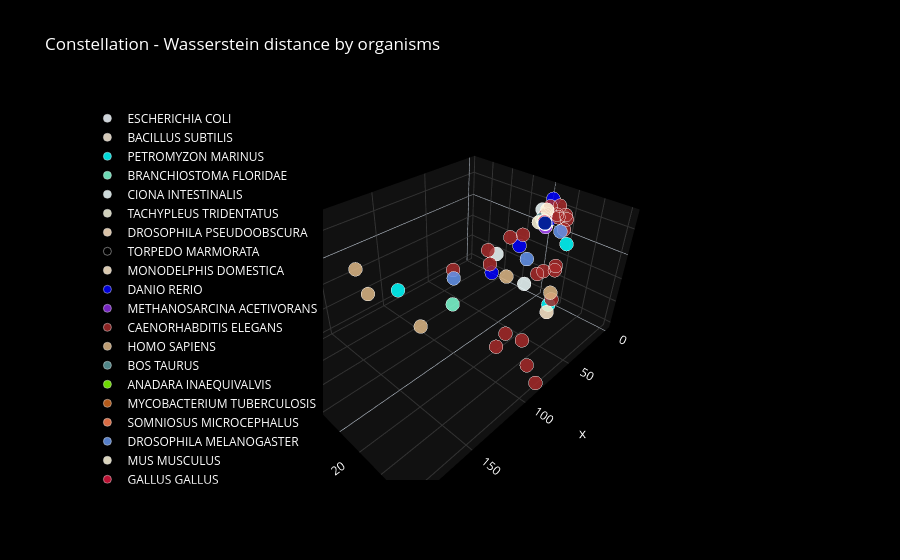

The notebook cell saved with this chart:
### Markdown cell above
#### B. Representation

### Code cell
constellation_representation(style_organism, organism, labels, title = 'Constellation - Wasserstein distance by organisms', save = True, save_as='Protein constellation - Organisms')

### Figure 1 — Plotly figure (JSON) as saved in the notebook; plotly's stock layout.template omitted (floating-point values rounded to 4 significant figures)
{"data": [{"hovertemplate": "<b>%{text}</b><br>x=%{x:.2f}, y=%{y:.2f}, z=%{z:.2f}<extra></extra>", "marker": {"color": "aliceblue", "line": {"color": "white", "width": 0.5}, "opacity": 0.85, "size": 8, "symbol": "circle"}, "mode": "markers", "name": "ESCHERICHIA COLI", "text": ["FHb", "Cytochrome b562"], "textfont": {"color": ["lightgray", "lightgray"], "size": 12}, "textposition": "top center", "type": "scatter3d", "x": [2.784, 1.445], "y": [0.3752, 0.5324], "z": [5.714, 3.045]}, {"hovertemplate": "<b>%{text}</b><br>x=%{x:.2f}, y=%{y:.2f}, z=%{z:.2f}<extra></extra>", "marker": {"color": "antiquewhite", "line": {"color": "white", "width": 0.5}, "opacity": 0.85, "size": 8, "symbol": "circle"}, "mode": "markers", "name": "BACILLUS SUBTILIS", "text": ["HemAT"], "textfont": {"color": ["lightgray"], "size": 12}, "textposition": "top center", "type": "scatter3d", "x": [3.426], "y": [1.316], "z": [7.56]}, {"hovertemplate": "<b>%{text}</b><br>x=%{x:.2f}, y=%{y:.2f}, z=%{z:.2f}<extra></extra>", "marker": {"color": "aqua", "line": {"color": "white", "width": 0.5}, "opacity": 0.85, "size": 8, "symbol": "circle"}, "mode": "markers", "name": "PETROMYZON MARINUS", "text": ["P02208", "A0AAJ7SV95", "P09968", "A0AAJ7T5N9", "P09967", "A0AAJ7TMY1", "Q98980", "Q9PVD5", "A0AAJ7U215", "Q9I9I3"], "textfont": {"color": ["lightgray", "lightgray", "lightgray", "lightgray", "lightgray", "lightgray", "lightgray", "lightgray", "lightgray", "lightgray"], "size": 12}, "textposition": "top center", "type": "scatter3d", "x": [2.268, 127.3, 2.26, 62.87, 2.291, 40.1, 6.226, 2.39, 2.386, 2.26], "y": [0.5761, -23.46, 0.5733, 48.93, 0.5713, 42.17, 1.394, 0.7525, 0.5613, 0.5807], "z": [4.381, -7.415, 4.339, -14.88, 4.373, 17.95, 11.66, 4.605, 4.522, 4.373]}, {"hovertemplate": "<b>%{text}</b><br>x=%{x:.2f}, y=%{y:.2f}, z=%{z:.2f}<extra></extra>", "marker": {"color": "aquamarine", "line": {"color": "white", "width": 0.5}, "opacity": 0.85, "size": 8, "symbol": "circle"}, "mode": "markers", "name": "BRANCHIOSTOMA FLORIDAE", "text": ["F2Q9W9", "F2Q9X1", "Q17134", "F2Q9W6", "F2Q9Y0", "F2Q9X6", "C3Y097", "C3YWU0", "F2Q9X8", "F2Q9X7", "F2Q9W8", "F2Q9X0", "F2Q9W7", "F2Q9X5", "F2Q9X2", "F2Q9X3", "O47431", "F2Q9X4"], "textfont": {"color": ["lightgray", "lightgray", "lightgray", "lightgray", "lightgray", "lightgray", "lightgray", "lightgray", "lightgray", "lightgray", "lightgray", "lightgray", "lightgray", "lightgray", "lightgray", "lightgray", "lightgray", "lightgray"], "size": 12}, "textposition": "top center", "type": "scatter3d", "x": [2.215, 2.246, 99.16, 2.427, 2.089, 2.12, 2.787, 4.95, 2.636, 13.51, 1.825, 2.377, 2.447, 2.105, 2.085, 2.179, 4.441, 2.376], "y": [0.5059, 0.952, -1.652, 0.5435, 0.4995, 0.5162, 0.4262, 0.7075, 0.2775, 21.84, -0.01947, 0.5497, 0.5023, 0.5112, 0.5514, 0.428, 0.4845, 0.4676], "z": [3.936, 6.053, -22.15, 4.418, 3.953, 4.089, 4.907, 8.305, 4.609, 21.13, 4.206, 4.394, 4.576, 3.96, 3.967, 4.288, 7.577, 4.484]}, {"hovertemplate": "<b>%{text}</b><br>x=%{x:.2f}, y=%{y:.2f}, z=%{z:.2f}<extra></extra>", "marker": {"color": "azure", "line": {"color": "white", "width": 0.5}, "opacity": 0.85, "size": 8, "symbol": "circle"}, "mode": "markers", "name": "CIONA INTESTINALIS", "text": ["Q9NL48", "F6U472", "P61802", "Q70PH6", "Q70T63", "Q4H3K6", "Q70T64", "Q70T62"], "textfont": {"color": ["lightgray", "lightgray", "lightgray", "lightgray", "lightgray", "lightgray", "lightgray", "lightgray"], "size": 12}, "textposition": "top center", "type": "scatter3d", "x": [9.945, 3.325, 75.52, 6.992, 2.468, 75.19, 2.409, 2.438], "y": [1.853, 0.7478, 37.31, 5.631, 0.5421, 13.77, 0.5327, 0.5726], "z": [18.49, 6.274, 1.965, 20.33, 4.574, 13.41, 4.531, 4.527]}, {"hovertemplate": "<b>%{text}</b><br>x=%{x:.2f}, y=%{y:.2f}, z=%{z:.2f}<extra></extra>", "marker": {"color": "beige", "line": {"color": "white", "width": 0.5}, "opacity": 0.85, "size": 8, "symbol": "circle"}, "mode": "markers", "name": "TACHYPLEUS TRIDENTATUS", "text": ["GbE"], "textfont": {"color": ["lightgray"], "size": 12}, "textposition": "top center", "type": "scatter3d", "x": [1.602], "y": [0.4867], "z": [3.165]}, {"hovertemplate": "<b>%{text}</b><br>x=%{x:.2f}, y=%{y:.2f}, z=%{z:.2f}<extra></extra>", "marker": {"color": "bisque", "line": {"color": "white", "width": 0.5}, "opacity": 0.85, "size": 8, "symbol": "circle"}, "mode": "markers", "name": "DROSOPHILA PSEUDOOBSCURA", "text": ["Q3MQ62"], "textfont": {"color": ["lightgray"], "size": 12}, "textposition": "top center", "type": "scatter3d", "x": [2.213], "y": [0.5558], "z": [4.195]}, {"hovertemplate": "<b>%{text}</b><br>x=%{x:.2f}, y=%{y:.2f}, z=%{z:.2f}<extra></extra>", "marker": {"color": "black", "line": {"color": "white", "width": 0.5}, "opacity": 0.85, "size": 8, "symbol": "circle"}, "mode": "markers", "name": "TORPEDO MARMORATA", "text": ["P20245", "P20244"], "textfont": {"color": ["lightgray", "lightgray"], "size": 12}, "textposition": "top center", "type": "scatter3d", "x": [2.178, 2.199], "y": [0.5883, 0.5945], "z": [4.173, 4.252]}, {"hovertemplate": "<b>%{text}</b><br>x=%{x:.2f}, y=%{y:.2f}, z=%{z:.2f}<extra></extra>", "marker": {"color": "blanchedalmond", "line": {"color": "white", "width": 0.5}, "opacity": 0.85, "size": 8, "symbol": "circle"}, "mode": "markers", "name": "MONODELPHIS DOMESTICA", "text": ["Q9GL60", "P48798", "P49141", "Q95J88", "Q3KN63", "F6WYU4", "F7GH03", "Q8HY34", "F6WII6", "F6YMJ4", "F6YXK6"], "textfont": {"color": ["lightgray", "lightgray", "lightgray", "lightgray", "lightgray", "lightgray", "lightgray", "lightgray", "lightgray", "lightgray", "lightgray"], "size": 12}, "textposition": "top center", "type": "scatter3d", "x": [2.822, 2.912, 1.774, 2.445, 2.109, 2.175, 2.189, 2.113, 2.181, 2.092, 69.49], "y": [0.5417, 2.034, 0.5093, 0.6995, 0.5093, 0.6261, 0.6184, 0.6164, 0.6469, 0.5955, 52.42], "z": [5.37, 2.178, 3.542, 7.062, 3.678, 4.213, 4.17, 4.01, 4.175, 3.89, -15.27]}, {"hovertemplate": "<b>%{text}</b><br>x=%{x:.2f}, y=%{y:.2f}, z=%{z:.2f}<extra></extra>", "marker": {"color": "blue", "line": {"color": "white", "width": 0.5}, "opacity": 0.85, "size": 8, "symbol": "circle"}, "mode": "markers", "name": "DANIO RERIO", "text": ["GbX", "Q90YJ2", "A3KNI8", "Q90486", "Q2WG80", "Q575S8", "Q2XNF5", "Q8UUR3", "Q90487", "Q9DDJ0", "P0DM64", "Q6VN46", "Q90485", "O93548", "Q90259", "O42145", "Q7ZT21"], "textfont": {"color": ["lightgray", "lightgray", "lightgray", "lightgray", "lightgray", "lightgray", "lightgray", "lightgray", "lightgray", "lightgray", "lightgray", "lightgray", "lightgray", "lightgray", "lightgray", "lightgray", "lightgray"], "size": 12}, "textposition": "top center", "type": "scatter3d", "x": [13.81, 2.239, 2.427, 2.316, 3.471, 2.513, 2.552, 2.434, 2.053, 2.355, 42.64, 2.211, 2.318, 2.28, 73.81, 5.225, 2.061], "y": [11.92, 0.4542, 0.6027, 0.5783, 4.004, 0.3842, 0.5538, 0.4934, 0.642, 0.6347, 7.809, 0.5962, 0.5724, 0.5957, 9.641, -0.05514, 0.6248], "z": [31.24, 4.182, 4.604, 4.451, 8.445, 4.344, 4.657, 4.445, 3.881, 4.397, 3.805, 4.361, 4.419, 4.318, -3.22, 7.782, 3.9]}, {"hovertemplate": "<b>%{text}</b><br>x=%{x:.2f}, y=%{y:.2f}, z=%{z:.2f}<extra></extra>", "marker": {"color": "blueviolet", "line": {"color": "white", "width": 0.5}, "opacity": 0.85, "size": 8, "symbol": "circle"}, "mode": "markers", "name": "METHANOSARCINA ACETIVORANS", "text": ["Protoglobine"], "textfont": {"color": ["lightgray"], "size": 12}, "textposition": "top center", "type": "scatter3d", "x": [0], "y": [0], "z": [0]}, {"hovertemplate": "<b>%{text}</b><br>x=%{x:.2f}, y=%{y:.2f}, z=%{z:.2f}<extra></extra>", "marker": {"color": "brown", "line": {"color": "white", "width": 0.5}, "opacity": 0.85, "size": 8, "symbol": "circle"}, "mode": "markers", "name": "CAENORHABDITIS ELEGANS", "text": ["Q21618", "Q21978", "B6EU61", "O76629", "Q09240", "G5EF00", "Q9GYP4", "Q18086", "Q9U2R5", "Q20015", "D0VWM4", "Q22663", "Q19601", "Q8MPY8", "Q20638", "G5EGB6", "P30627", "Q17727", "Q09514", "O17824", "Q23117", "Q20623", "B3WFV2", "O62089", "Q9XXI2", "E1NZ07", "C1P638", "Q7YWV3", "Q7YZV1", "H9G343", "B3GWE1", "Q18311", "Q17884", "Q966A3", "A3RMS5", "A0A0K3AT43"], "textfont": {"color": ["lightgray", "lightgray", "lightgray", "lightgray", "lightgray", "lightgray", "lightgray", "lightgray", "lightgray", "lightgray", "lightgray", "lightgray", "lightgray", "lightgray", "lightgray", "lightgray", "lightgray", "lightgray", "lightgray", "lightgray", "lightgray", "lightgray", "lightgray", "lightgray", "lightgray", "lightgray", "lightgray", "lightgray", "lightgray", "lightgray", "lightgray", "lightgray", "lightgray", "lightgray", "lightgray", "lightgray"], "size": 12}, "textposition": "top center", "type": "scatter3d", "x": [96.39, 58.48, 2.586, 2.4, 13.67, 30.34, 77.34, 84.73, 31.56, 2.974, 14.97, 2.268, 52.24, 84.01, 34.81, 2.462, 2.373, 2.943, 13.79, 64.22, 2.399, 26.91, 83.39, 29.56, 2.374, 103.1, 7.273, 2.776, 59.08, 104.4, 2.815, 2.714, 85.83, 20.08, 6.349, 6.972], "y": [-4.097, 11.06, 0.5452, 0.5339, 17.81, 33.16, 8.424, 46.63, 22.84, 1.392, 18.6, 0.5607, 43.84, 60.58, 20.08, 0.6824, 0.5596, 0.5101, 16.58, 51.37, 0.5824, 32.1, 15.44, 0.6342, 0.5386, 40.43, 6.543, 0.4891, 47.59, 47.58, 0.3839, 0.386, 53.35, 27.01, 3.049, 2.412], "z": [2.89, 18.0, 4.8, 4.554, 19.1, 21.38, 14.9, -33.06, -15.41, 4.184, 28.64, 4.364, 7.655, -62.15, -17.53, 4.628, 4.671, 5.18, 20.85, -8.636, 4.605, 27.23, 10.16, 4.81, 4.487, -30.69, 21.67, 5.494, 9.159, -14.83, 4.787, 4.963, -49.84, 26.24, 14.24, 12.98]}, {"hovertemplate": "<b>%{text}</b><br>x=%{x:.2f}, y=%{y:.2f}, z=%{z:.2f}<extra></extra>", "marker": {"color": "burlywood", "line": {"color": "white", "width": 0.5}, "opacity": 0.85, "size": 8, "symbol": "circle"}, "mode": "markers", "name": "HOMO SAPIENS", "text": ["HbA (chaînes α)", "IgG domaine variable", "Cytoglobine humaine", "Neuroglobine humaine", "A0AVK6", "P69891", "Q8N7X0", "P69905", "P02100", "P02008", "Q8WY91", "Q8WWM9", "Q6B0K9", "P02042", "P68871", "P69892", "P09105", "A8MTQ0", "Q9NPG2", "P02144"], "textfont": {"color": ["lightgray", "lightgray", "lightgray", "lightgray", "lightgray", "lightgray", "lightgray", "lightgray", "lightgray", "lightgray", "lightgray", "lightgray", "lightgray", "lightgray", "lightgray", "lightgray", "lightgray", "lightgray", "lightgray", "lightgray"], "size": 12}, "textposition": "top center", "type": "scatter3d", "x": [2.125, 69.44, 2.533, 2.074, 146.7, 2.221, 148.2, 2.125, 2.213, 2.076, 124.4, 2.533, 2.145, 2.133, 2.153, 2.212, 2.17, 69.28, 2.074, 2.271], "y": [0.6324, 52.85, 0.3186, 0.4924, -28.81, 0.6258, -36.77, 0.6324, 0.6178, 0.5995, -6.115, 0.3186, 0.5538, 0.6255, 0.6242, 0.6072, 0.5543, 18.58, 0.4924, 0.5568], "z": [3.987, 0, 4.363, 3.671, -3.259, 4.259, 12.06, 3.987, 4.209, 3.883, -29.23, 4.363, 3.964, 4.086, 4.149, 4.262, 4.163, -4.292, 3.671, 4.294]}, {"hovertemplate": "<b>%{text}</b><br>x=%{x:.2f}, y=%{y:.2f}, z=%{z:.2f}<extra></extra>", "marker": {"color": "cadetblue", "line": {"color": "white", "width": 0.5}, "opacity": 0.85, "size": 8, "symbol": "circle"}, "mode": "markers", "name": "BOS TAURUS", "text": ["Lactate déshydrogénase", "Ribonucléase A"], "textfont": {"color": ["lightgray", "lightgray"], "size": 12}, "textposition": "top center", "type": "scatter3d", "x": [7.321, 1.794], "y": [0.8943, 0.6245], "z": [9.537, 3.731]}, {"hovertemplate": "<b>%{text}</b><br>x=%{x:.2f}, y=%{y:.2f}, z=%{z:.2f}<extra></extra>", "marker": {"color": "chartreuse", "line": {"color": "white", "width": 0.5}, "opacity": 0.85, "size": 8, "symbol": "circle"}, "mode": "markers", "name": "ANADARA INAEQUIVALVIS", "text": ["Hb extracellulaire"], "textfont": {"color": ["lightgray"], "size": 12}, "textposition": "top center", "type": "scatter3d", "x": [1.967], "y": [0.5824], "z": [3.75]}, {"hovertemplate": "<b>%{text}</b><br>x=%{x:.2f}, y=%{y:.2f}, z=%{z:.2f}<extra></extra>", "marker": {"color": "chocolate", "line": {"color": "white", "width": 0.5}, "opacity": 0.85, "size": 8, "symbol": "circle"}, "mode": "markers", "name": "MYCOBACTERIUM TUBERCULOSIS", "text": ["Trunc-Hb N", "Trunc-Hb O"], "textfont": {"color": ["lightgray", "lightgray"], "size": 12}, "textposition": "top center", "type": "scatter3d", "x": [3.014, 3.978], "y": [0.6706, 0.679], "z": [5.57, 6.906]}, {"hovertemplate": "<b>%{text}</b><br>x=%{x:.2f}, y=%{y:.2f}, z=%{z:.2f}<extra></extra>", "marker": {"color": "coral", "line": {"color": "white", "width": 0.5}, "opacity": 0.85, "size": 8, "symbol": "circle"}, "mode": "markers", "name": "SOMNIOSUS MICROCEPHALUS", "text": ["Q8AXK2", "A8UWQ7", "C0HJZ3", "A0A2H4ZEZ2", "C0HJZ4"], "textfont": {"color": ["lightgray", "lightgray", "lightgray", "lightgray", "lightgray"], "size": 12}, "textposition": "top center", "type": "scatter3d", "x": [2.752, 2.546, 2.302, 5.748, 2.199], "y": [0.6707, 0.6938, 0.4726, 2.405, 0.5249], "z": [5.117, 4.646, 4.37, 7.688, 4.213]}, {"hovertemplate": "<b>%{text}</b><br>x=%{x:.2f}, y=%{y:.2f}, z=%{z:.2f}<extra></extra>", "marker": {"color": "cornflowerblue", "line": {"color": "white", "width": 0.5}, "opacity": 0.85, "size": 8, "symbol": "circle"}, "mode": "markers", "name": "DROSOPHILA MELANOGASTER", "text": ["miniHb", "Q9I7P6", "Q7KLI1", "Q9VNE2", "Q24570", "Q4V6L1"], "textfont": {"color": ["lightgray", "lightgray", "lightgray", "lightgray", "lightgray", "lightgray"], "size": 12}, "textposition": "top center", "type": "scatter3d", "x": [100, 2.41, 52.59, 3.804, 24.14, 3.079], "y": [0, 0.4108, 21.75, 0.4999, 27.2, -0.3874], "z": [0, 4.483, 3.346, 6.301, 15.39, 4.555]}, {"hovertemplate": "<b>%{text}</b><br>x=%{x:.2f}, y=%{y:.2f}, z=%{z:.2f}<extra></extra>", "marker": {"color": "cornsilk", "line": {"color": "white", "width": 0.5}, "opacity": 0.85, "size": 8, "symbol": "circle"}, "mode": "markers", "name": "MUS MUSCULUS", "text": ["G3UZ78", "Q7TPG1", "P04247", "P02762", "P01942", "P06467", "Q9CX80", "P02088", "P04444", "Q9CQE0", "P04443", "P02104", "Q9ER97", "P02089"], "textfont": {"color": ["lightgray", "lightgray", "lightgray", "lightgray", "lightgray", "lightgray", "lightgray", "lightgray", "lightgray", "lightgray", "lightgray", "lightgray", "lightgray", "lightgray"], "size": 12}, "textposition": "top center", "type": "scatter3d", "x": [190.9, 13.22, 2.268, 2.69, 2.148, 2.119, 2.366, 2.082, 2.214, 9.279, 2.186, 2.205, 2.095, 2.128], "y": [-76.2, 2.037, 0.5475, 0.5295, 0.6049, 0.5849, 0.4723, 0.6512, 0.6178, 5.317, 0.6435, 0.64, 0.4964, 0.6354], "z": [-12.7, 9.432, 4.283, 5.068, 4.055, 3.985, 4.321, 4.022, 4.331, 19.26, 4.318, 4.26, 3.662, 4.152]}, {"hovertemplate": "<b>%{text}</b><br>x=%{x:.2f}, y=%{y:.2f}, z=%{z:.2f}<extra></extra>", "marker": {"color": "crimson", "line": {"color": "white", "width": 0.5}, "opacity": 0.85, "size": 8, "symbol": "circle"}, "mode": "markers", "name": "GALLUS GALLUS", "text": ["Triose phosphate isomérase", "P02001", "Q90864", "P02007", "Q5QSB1", "P01994", "P02112", "P02127", "P02197", "P02128"], "textfont": {"color": ["lightgray", "lightgray", "lightgray", "lightgray", "lightgray", "lightgray", "lightgray", "lightgray", "lightgray", "lightgray"], "size": 12}, "textposition": "top center", "type": "scatter3d", "x": [3.242, 2.001, 2.201, 2.055, 2.082, 2.123, 2.192, 2.191, 2.24, 2.158], "y": [0.7463, 0.6002, 0.6219, 0.6182, 0.5033, 0.6398, 0.6189, 0.6033, 0.5829, 0.6165], "z": [5.65, 3.763, 4.155, 3.836, 3.636, 4.017, 4.169, 4.154, 4.17, 4.115]}, {"hovertemplate": "<b>%{text}</b><br>x=%{x:.2f}, y=%{y:.2f}, z=%{z:.2f}<extra></extra>", "marker": {"color": "cyan", "line": {"color": "white", "width": 0.5}, "opacity": 0.85, "size": 8, "symbol": "circle"}, "mode": "markers", "name": "LAMPETRA PLANERI", "text": ["A0A0A8WJC6"], "textfont": {"color": ["lightgray"], "size": 12}, "textposition": "top center", "type": "scatter3d", "x": [2.268], "y": [0.4997], "z": [4.154]}, {"hovertemplate": "<b>%{text}</b><br>x=%{x:.2f}, y=%{y:.2f}, z=%{z:.2f}<extra></extra>", "marker": {"color": "darkblue", "line": {"color": "white", "width": 0.5}, "opacity": 0.85, "size": 8, "symbol": "circle"}, "mode": "markers", "name": "PHYSETER MACROCEPHALUS", "text": ["Myoglobine"], "textfont": {"color": ["lightgray"], "size": 12}, "textposition": "top center", "type": "scatter3d", "x": [2.324], "y": [0.5413], "z": [4.353]}], "layout": {"font": {"color": "white"}, "legend": {"x": 0.01, "y": 0.99}, "paper_bgcolor": "black", "scene": {"bgcolor": "black", "xaxis": {"color": "white", "gridcolor": "#333", "title": {"text": "x"}}, "yaxis": {"color": "white", "gridcolor": "#333", "title": {"text": "y"}}, "zaxis": {"color": "white", "gridcolor": "#333", "title": {"text": "z"}}}, "title": {"text": "Constellation - Wasserstein distance by organisms"}}}
